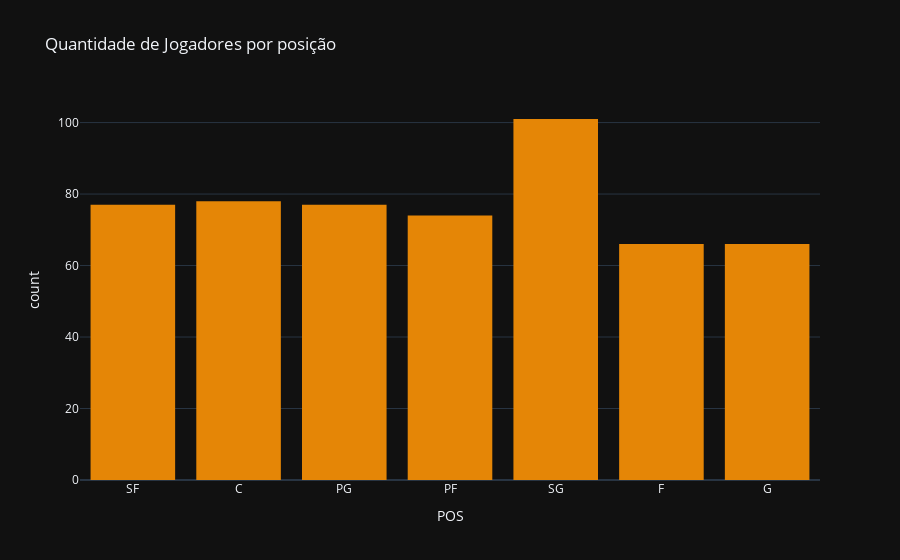

Notebook cell for this chart:
### Code cell
fig.show()

### Figure 1 — Plotly figure (JSON) as saved in the notebook; plotly's stock layout.template omitted (floating-point values rounded to 4 significant figures; data arrays with more than 128 entries replaced by an {"elided": "..."} marker saying what was removed)
{"data": [{"alignmentgroup": "True", "bingroup": "x", "hovertemplate": "POS=%{x}<br>count=%{y}<extra></extra>", "legendgroup": "", "marker": {"color": "rgb(229, 134, 6)", "pattern": {"shape": ""}}, "name": "", "offsetgroup": "", "orientation": "v", "showlegend": false, "x": {"elided": "539 str values"}, "xaxis": "x", "yaxis": "y", "type": "histogram"}], "layout": {"xaxis": {"anchor": "y", "domain": [0, 1], "title": {"text": "POS"}}, "yaxis": {"anchor": "x", "domain": [0, 1], "title": {"text": "count"}}, "legend": {"tracegroupgap": 0}, "title": {"text": "Quantidade de Jogadores por posição"}, "barmode": "relative"}}
